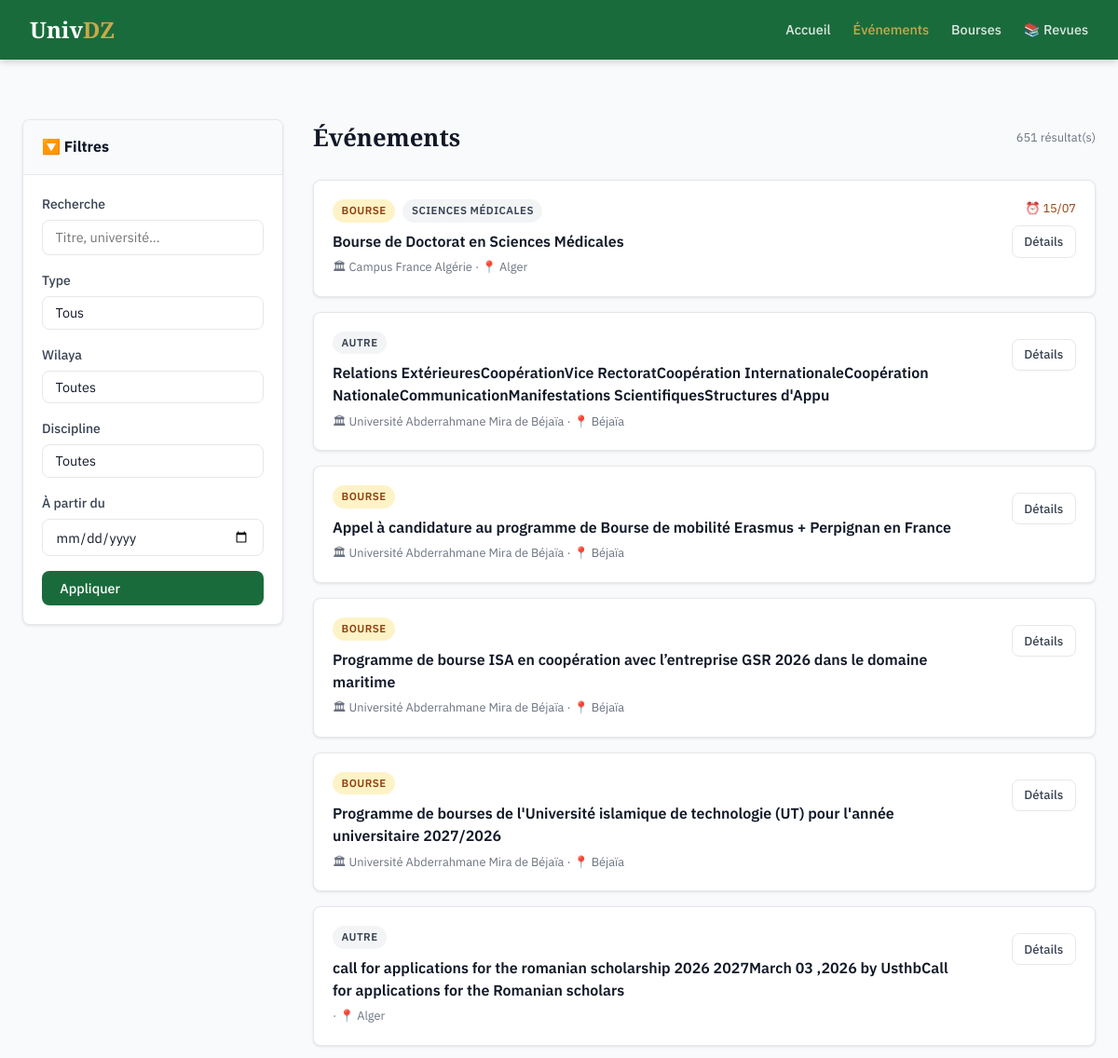
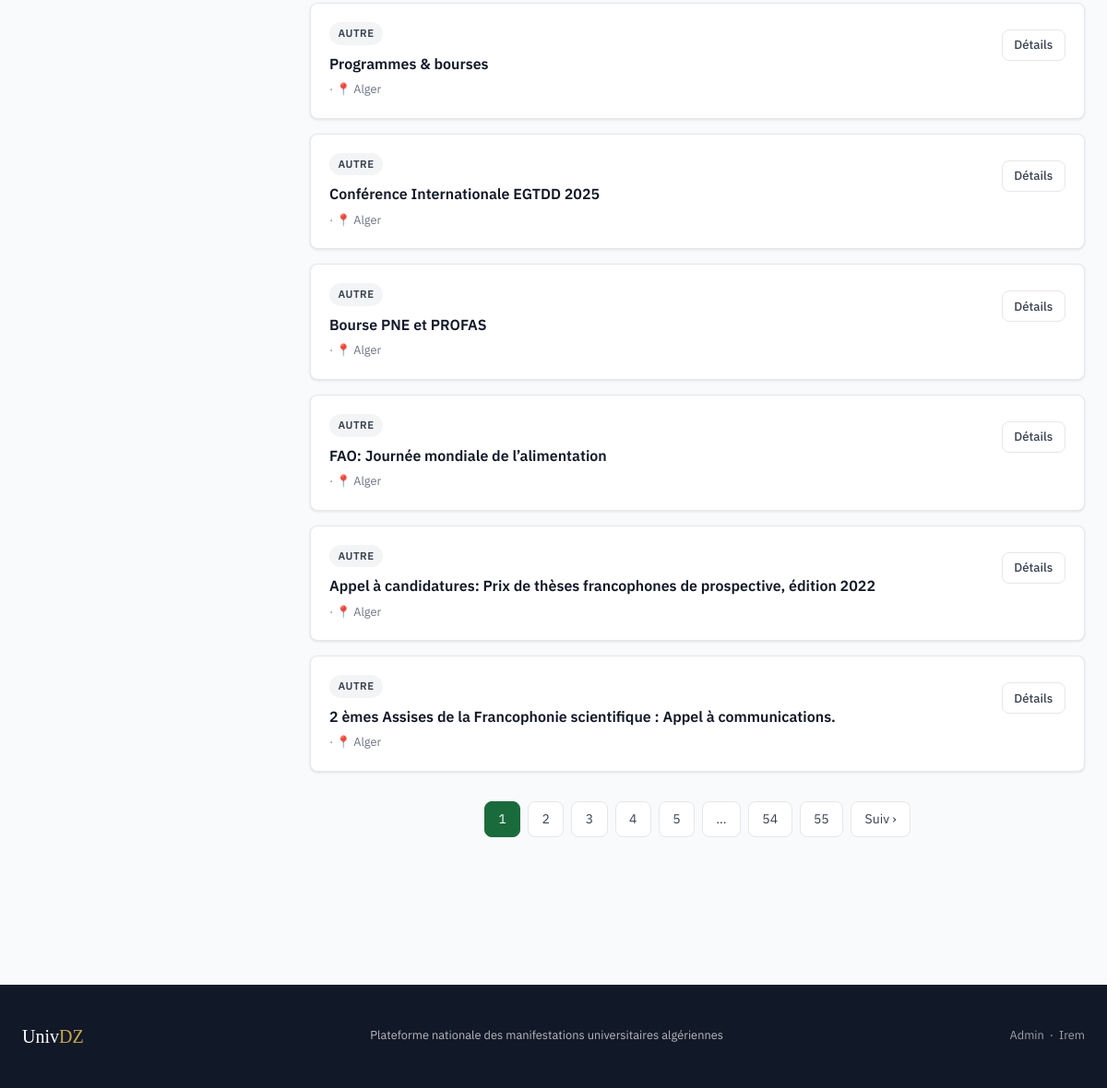
/evenements, run on the app's committed database (2 pictures, top to bottom).
### app/models/event.py (models this page shows, shortened)
class Event(db.Model):
    __tablename__ = "events"
    id = db.Column(db.Integer, primary_key=True)
    titre = db.Column(db.String(500), nullable=False)
    type = db.Column(db.String(100), nullable=False)
    universite = db.Column(db.String(300))
    discipline = db.Column(db.String(200))
    wilaya = db.Column(db.String(100))
    date_debut = db.Column(db.Date)
    date_fin = db.Column(db.Date)
    date_limite = db.Column(db.Date)
    description = db.Column(db.Text)
    lien_officiel = db.Column(db.String(1000))
    source = db.Column(db.String(500))
    date_collecte = db.Column(db.DateTime, default=datetime.utcnow)
    score_fiabilite = db.Column(db.Float, default=0.7)
    statut = db.Column(db.String(50), default="valide")
    date_validation = db.Column(
        db.DateTime,
        default=datetime.utcnow
    )
    validated_by = db.Column(db.Integer, db.ForeignKey("admins.id"))
    slug = db.Column(db.String(600), unique=True)

### app/routes/main.py (the view, shortened to what this page needs)
@main_bp.route("/evenements")
def evenements():
    page = request.args.get("page", 1, type=int)
    q = request.args.get("q", "")
    type_filtre = request.args.get("type", "")
    wilaya_filtre = request.args.get("wilaya", "")
    discipline_filtre = request.args.get("discipline", "")
    date_debut_filtre = request.args.get("date_debut", "")
    query = Event.query.filter_by(statut="valide")
    if type_filtre:
        query = query.filter_by(type=type_filtre)
    if wilaya_filtre:
        query = query.filter_by(wilaya=wilaya_filtre)
    if discipline_filtre:
        query = query.filter_by(discipline=discipline_filtre)
    pagination = query.order_by(Event.date_debut.asc()).paginate(
        page=page, per_page=EVENTS_PER_PAGE, error_out=False
    )
    return render_template(
        "main/evenements.html",
        events=pagination.items,
        pagination=pagination,
        wilayas=WILAYAS,
        event_types=EVENT_TYPES,
        disciplines=DISCIPLINES,
        current_filters={
            "q": q,
            "type": type_filtre,
            "wilaya": wilaya_filtre,
            "discipline": discipline_filtre,
            "date_debut": date_debut_filtre,
        },
    )

### app/templates/main/evenements.html (shortened to what this page needs)
{% extends "base.html" %}
{% block content %}
<div class="container">
  <div style="display:grid; grid-template-columns:280px 1fr; gap:2rem; padding:2rem 0; align-items:start;">
    <aside>
      <div class="card" style="position:sticky; top:80px;">
        <div class="card-header"><strong>🔽 Filtres</strong></div>
        <div class="card-body">
          <form action="{{ url_for('main.evenements') }}" method="get">
            <div class="form-group">
              <label class="form-label">Recherche</label>
              <input type="text" name="q" class="form-control" value="{{ current_filters.q }}" placeholder="Titre, université...">
            </div>
            <div class="form-group">
              <label class="form-label">Type</label>
              <select name="type" class="form-control" onchange="this.form.submit()">
                <option value="">Tous</option>
              </select>
            </div>
            <div class="form-group">
              <label class="form-label">Wilaya</label>
              <select name="wilaya" class="form-control" onchange="this.form.submit()">
                <option value="">Toutes</option>
              </select>
            </div>
            <div class="form-group">
              <label class="form-label">Discipline</label>
              <select name="discipline" class="form-control" onchange="this.form.submit()">
                <option value="">Toutes</option>
              </select>
            </div>
            <div class="form-group">
              <label class="form-label">À partir du</label>
              <input type="date" name="date_debut" class="form-control" value="{{ current_filters.date_debut }}">
            </div>
            <button type="submit" class="btn btn-primary" style="width:100%;">Appliquer</button>
          </form>
        </div>
      </div>
    </aside>
    <div>
      <div style="display:flex; justify-content:space-between; align-items:center; margin-bottom:1.5rem;">
        <h1 style="font-family:'Playfair Display',serif; font-size:1.6rem;">Événements</h1>
        <span class="text-muted text-small">{{ pagination.total }} résultat(s)</span>
      </div>
      {% if events %}
      <div style="display:flex; flex-direction:column; gap:1rem;">
        {% for event in events %}
        <div class="card">
          <div class="card-body" style="display:grid; grid-template-columns:1fr auto; gap:1rem; align-items:start;">
            <div>
              <div style="display:flex; gap:.5rem; flex-wrap:wrap; margin-bottom:.5rem;">
                <span class="badge badge-{{ event.type }}">{{ event.type|replace('_',' ') }}</span>
                {% if event.discipline and event.discipline != 'Autre' %}
                <span class="badge" style="background:#f3f4f6; color:#374151;">{{ event.discipline }}</span>
                {% endif %}
              </div>
              <h2 style="font-size:1rem; font-weight:600; margin-bottom:.4rem; line-height:1.5;">
                <a href="{{ url_for('main.detail', slug=event.slug) }}" style="color:var(--dark);">{{ event.titre[:150] }}</a>
              </h2>
              <p class="text-small text-muted">
                {% if event.universite %}🏛 {{ event.universite[:60] }}{% endif %}
                {% if event.wilaya %} · 📍 {{ event.wilaya }}{% endif %}
              </p>
            </div>
            <div style="text-align:right; white-space:nowrap; min-width:110px;">
              {% if event.date_limite %}<p class="text-small" style="color:#92400e;">⏰ {{ event.date_limite.strftime('%d/%m') }}</p>{% endif %}
              <a href="{{ url_for('main.detail', slug=event.slug) }}" class="btn btn-secondary btn-sm" style="margin-top:.5rem;">Détails</a>
            </div>
          </div>
        </div>
        {% endfor %}
      </div>
      {% if pagination.pages > 1 %}
      <div class="pagination">
        {% for p in pagination.iter_pages() %}
          {% if p %}
            {% if p == pagination.page %}<span class="active">{{ p }}</span>
            {% else %}<a href="{{ url_for('main.evenements', page=p, **current_filters) }}">{{ p }}</a>{% endif %}
          {% else %}<span>…</span>{% endif %}
        {% endfor %}
        {% if pagination.has_next %}<a href="{{ url_for('main.evenements', page=pagination.next_num, **current_filters) }}">Suiv ›</a>{% endif %}
      </div>
      {% endif %}
      {% else %}
      <div style="text-align:center; padding:4rem; color:var(--muted);">
        <p style="font-size:3rem; margin-bottom:1rem;">🔍</p>
        <p>Aucun événement ne correspond à vos critères.</p>
        <a href="{{ url_for('main.evenements') }}" class="btn btn-secondary" style="margin-top:1rem;">Voir tous les événements</a>
      </div>
      {% endif %}
    </div>
  </div>
</div>
{% endblock %}

### app/templates/base.html (style rules this page uses)
:root { --green: #1a6b3c; --green-light: #2a9d5e; --green-pale: #e8f5ee; --gold: #c9a84c; --dark: #111827; --mid: #374151; --muted: #6b7280; --border: #e5e7eb; --bg: #f9fafb; --white: #ffffff; --radius: 8px; --shadow: 0 1px 3px rgba(0,0,0,.1); --shadow-md: 0 4px 6px rgba(0,0,0,.07); }
*, *::before, *::after { box-sizing: border-box; margin: 0; padding: 0; }
body { font-family: 'IBM Plex Sans', sans-serif; background: var(--bg); color: var(--dark); line-height: 1.6; }
a { color: var(--green); text-decoration: none; }
.container { max-width: 1200px; margin: 0 auto; padding: 0 1.5rem; }
.card { background: var(--white); border-radius: var(--radius); box-shadow: var(--shadow); border: 1px solid var(--border); overflow: hidden; transition: box-shadow .2s, transform .2s; }
.card-body { padding: 1.25rem; }
.card-header { padding: 1rem 1.25rem; border-bottom: 1px solid var(--border); background: var(--bg); }
.badge { display: inline-flex; align-items: center; padding: .2rem .6rem; border-radius: 999px; font-size: .72rem; font-weight: 600; text-transform: uppercase; letter-spacing: .04em; }
.badge-bourse { background: #fef3c7; color: #92400e; }
.badge-autre { background: #f3f4f6; color: #374151; }
.btn { display: inline-flex; align-items: center; gap: .4rem; padding: .55rem 1.2rem; border-radius: var(--radius); font-family: inherit; font-size: .9rem; font-weight: 500; cursor: pointer; border: none; transition: all .2s; text-decoration: none; }
.btn-primary { background: var(--green); color: white; }
.btn-secondary { background: var(--white); color: var(--mid); border: 1px solid var(--border); }
.btn-sm { padding: .35rem .8rem; font-size: .82rem; }
.form-group { margin-bottom: 1rem; }
.form-label { display: block; font-size: .875rem; font-weight: 500; color: var(--mid); margin-bottom: .35rem; }
.form-control { width: 100%; padding: .55rem .85rem; border: 1px solid var(--border); border-radius: var(--radius); font-family: inherit; font-size: .9rem; color: var(--dark); background: var(--white); transition: border-color .2s; }
select.form-control { appearance: none; }
.pagination { display: flex; gap: .5rem; flex-wrap: wrap; justify-content: center; margin: 2rem 0; }
.pagination a, .pagination span { padding: .45rem .9rem; border-radius: var(--radius); border: 1px solid var(--border); font-size: .875rem; color: var(--mid); background: var(--white); }
.pagination .active { background: var(--green); color: white; border-color: var(--green); }
.text-muted { color: var(--muted); }
.text-small { font-size: .8rem; }

### data on the page
Event: type "BOURSE", discipline "SCIENCES MÉDICALES", titre "Bourse de Doctorat en Sciences Médicales", universite "Campus France Algérie", wilaya "Alger", date_limite "15/07"
Event: type "AUTRE", titre "Relations ExtérieuresCoopérationVice RectoratCoopération InternationaleCoopération NationaleCommunicationManifestations ScientifiquesStructures d'Appu", universite "Université Abderrahmane Mira de Béjaïa", wilaya "Béjaïa"
Event: type "BOURSE", titre "Appel à candidature au programme de Bourse de mobilité Erasmus + Perpignan en France", universite "Université Abderrahmane Mira de Béjaïa", wilaya "Béjaïa"
Event: type "BOURSE", titre "Programme de bourse ISA en coopération avec l’entreprise GSR 2026 dans le domaine maritime", universite "Université Abderrahmane Mira de Béjaïa", wilaya "Béjaïa"
Event: type "BOURSE", titre "Programme de bourses de l'Université islamique de technologie (UT) pour l'année universitaire 2027/2026", universite "Université Abderrahmane Mira de Béjaïa", wilaya "Béjaïa"
Event: type "AUTRE", titre "call for applications for the romanian scholarship 2026 2027March 03 ,2026 by UsthbCall for applications for the Romanian scholars", wilaya "Alger"
Event: type "AUTRE", titre "Programmes & bourses", wilaya "Alger"
Event: type "AUTRE", titre "Conférence Internationale EGTDD 2025", wilaya "Alger"
Event: type "AUTRE", titre "Bourse PNE et PROFAS", wilaya "Alger"
Event: type "AUTRE", titre "FAO: Journée mondiale de l’alimentation", wilaya "Alger"
Event: type "AUTRE", titre "Appel à candidatures: Prix de thèses francophones de prospective, édition 2022", wilaya "Alger"
Event: type "AUTRE", titre "2 èmes Assises de la Francophonie scientifique : Appel à communications.", wilaya "Alger"

### other printed values
{{ pagination.total }} "651"
{{ p }} "1"
{{ p }} "2" "3" "4" "5" "54" "55"
